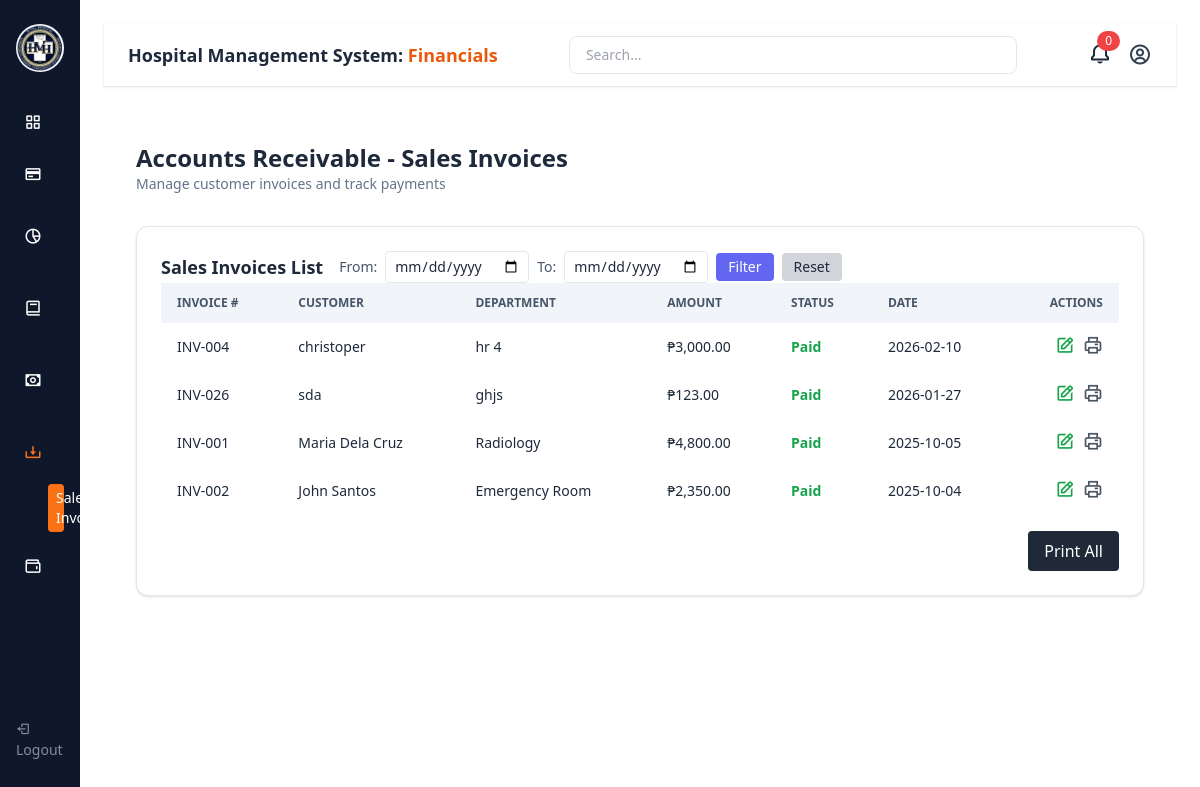
The app's page /pages/sales_invoices.php with its own data.
### tables this page shows
CREATE TABLE `collections` (
  `id` int(11) NOT NULL,
  `invoice_no` varchar(50) NOT NULL,
  `customer` varchar(255) NOT NULL,
  `department` varchar(100) DEFAULT NULL,
  `amount` decimal(12,2) DEFAULT 0.00,
  `status` enum('Paid','Pending','Overdue') NOT NULL DEFAULT 'Pending',
  `date` date NOT NULL,
  `created_at` timestamp NOT NULL DEFAULT current_timestamp()
);

### pages/sales_invoices.php (the view, shortened to what this page needs)
<?php
include '../layout/adminLayout.php';
require_once __DIR__ . '/../api/db.php';
$rowsHtml = '';
$sql = "SELECT * FROM collections WHERE LOWER(TRIM(status)) LIKE '%paid%' ORDER BY date DESC";
$res = $conn->query($sql);
if ($res) {
  while ($r = $res->fetch_assoc()) {
    $invoice = htmlspecialchars($r['invoice_no'] ?? '');
    $customer = htmlspecialchars($r['customer'] ?? '');
    $department = htmlspecialchars($r['department'] ?? '');
    $amount = isset($r['amount']) ? number_format((float)$r['amount'],2) : '0.00';
    $status = htmlspecialchars($r['status'] ?? '');
    $date = htmlspecialchars($r['date'] ?? '');
  $rowsHtml .= "<tr>\n" .
         "<td class=\"px-4 py-3 font-medium\">{$invoice}</td>\n" .
         "<td class=\"px-4 py-3\">{$customer}</td>\n" .
         "<td class=\"px-4 py-3\">{$department}</td>\n" .
         "<td class=\"px-4 py-3\">₱{$amount}</td>\n" .
         "<td class=\"px-4 py-3\"><span class=\"font-semibold text-green-600\">{$status}</span></td>\n" .
         "<td class=\"px-4 py-3\">{$date}</td>\n" .
         "<td class=\"px-4 py-3 text-right\">\n" .
         "  <div class=\"inline-flex items-center gap-2 justify-end\">\n" .
         "    <button type=\"button\" class=\"text-green-600 hover:text-green-800 btn-edit\" data-invoice=\"{$invoice}\" data-customer=\"{$customer}\" data-department=\"{$department}\" data-amount=\"{$amount}\" data-status=\"{$status}\" data-date=\"{$date}\">\n" .
         "      <i class=\"bx bx-edit text-xl\"></i>\n" .
         "    </button>\n" .
         "    <button type=\"button\" class=\"text-gray-600 hover:text-gray-800 btn-print\" data-invoice=\"{$invoice}\">\n" .
         "      <i class=\"bx bx-printer text-xl\"></i>\n" .
         "    </button>\n" .
         "  </div>\n" .
         "</td>\n" .
         "</tr>\n";
  }
} else {
  $rowsHtml = "<tr><td colspan=\"7\" class=\"px-4 py-6 text-center text-slate-600\">No paid invoices found or DB error.</td></tr>";
}
$children = '
<main class="flex-1 p-8 overflow-y-auto max-h-screen">
  <div class="flex justify-between items-center mb-8">
    <div>
      <h1 class="text-2xl font-bold text-slate-800">Accounts Receivable - Sales Invoices</h1>
      <p class="text-sm text-slate-500">Manage customer invoices and track payments</p>
    </div>
  </div>
  <div class="bg-white p-6 rounded-xl border border-slate-200 shadow">
    <div class="overflow-x-auto">
      <div class="flex items-center gap-4">
        <h3 class="text-lg font-semibold">Sales Invoices List</h3>
        <div class="flex items-center gap-2">
          <label class="text-sm text-slate-600">From:</label>
          <input type="date" id="filterFrom" class="border rounded px-2 py-1 text-sm" />
          <label class="text-sm text-slate-600">To:</label>
          <input type="date" id="filterTo" class="border rounded px-2 py-1 text-sm" />
          <button id="filterBtn" class="px-3 py-1 bg-indigo-500 text-white text-sm rounded">Filter</button>
          <button id="resetFilterBtn" class="px-3 py-1 bg-gray-300 text-sm rounded">Reset</button>
        </div>
      </div>
  <table id="collectionsTable" class="min-w-full text-sm">
  <thead>
    <tr class="bg-slate-100 text-left text-slate-600 uppercase text-xs">
      <th class="px-4 py-3">Invoice #</th>
      <th class="px-4 py-3">Customer</th>
      <th class="px-4 py-3">Department</th>
      <th class="px-4 py-3">Amount</th>
      <th class="px-4 py-3">Status</th>
      <th class="px-4 py-3">Date</th>
      <th class="px-4 py-3 text-right">Actions</th>
    </tr>
  </thead>
  <tbody>
    ' . $rowsHtml . '
  </tbody>
</table>
      <div class="mt-4 flex justify-end">
        <button id="printAllBtn" class="px-4 py-2 bg-gray-800 text-white rounded">Print All</button>
      </div>
    </div>
  </div>
</main>
<link href="https://unpkg.com/boxicons@2.1.4/css/boxicons.min.css" rel="stylesheet">
<link rel="stylesheet" type="text/css" href="https://cdn.jsdelivr.net/npm/toastify-js/src/toastify.min.css">
';
adminLayout($children);
?>

### layout/adminLayout.php (shortened to what this page needs)
<?php
function adminLayout($children) {
    $currentPage = basename($_SERVER['PHP_SELF']);
?>
<!DOCTYPE html>
<html lang="en">
<head>
  <script src="https://cdn.tailwindcss.com"></script>
  <link href="https://unpkg.com/boxicons@2.1.4/css/boxicons.min.css" rel="stylesheet">
  <link href="https://cdnjs.cloudflare.com/ajax/libs/toastify-js/1.12.0/toastify.min.css" rel="stylesheet">
</head>
<body class="bg-white text-slate-800 font-sans flex flex-col min-h-screen">
  <div class="flex flex-1">
    <aside class="group w-20 hover:w-60 transition-all duration-300 bg-slate-900 flex flex-col py-6 justify-between text-white">
      <div class="flex flex-col items-center group-hover:items-start px-4 space-y-8">
        <div class="flex justify-center items-center w-12 h-12">
          <img src="../images/logo.jpg" alt="Logo" class="w-12 h-12 object-contain rounded-full">
        </div>
        <nav class="flex flex-col space-y-4 text-xl w-full">
          <a href="reports.php" class="flex items-center space-x-3 px-2 py-2 rounded <?php echo ($currentPage=='reports.php') ? 'bg-orange-500 text-white' : 'hover:bg-slate-800'; ?>">
            <i class='bx bx-grid-alt text-lg'></i>
          </a>
          <a href="collections.php" class="flex items-center space-x-3 px-2 py-2 rounded <?php echo ($currentPage=='collections.php') ? 'bg-orange-500 text-white' : 'hover:bg-slate-800'; ?>">
            <i class='bx bx-credit-card text-lg'></i>
          </a>
          <div class="w-full">
            <button onclick="toggleBudgetDropdown()" class="flex items-center justify-between w-full px-2 py-2 hover:text-orange-400 <?php echo ($currentPage=='budget_planning.php' || $currentPage=='budget_allocation.php' || $currentPage=='budget_request.php') ? 'text-orange-500' : ''; ?>">
              <span class="flex items-center space-x-3">
                <i class='bx bx-pie-chart-alt-2 text-lg'></i>
              </span>
            </button>
          </div>
          <div class="w-full">
            <button onclick="toggleDropdown()" class="flex items-center justify-between w-full px-2 py-2 hover:text-orange-400 <?php echo ($currentPage=='general_ledger.php' || $currentPage=='chart_of_accounts.php' || $currentPage=='journal_entry.php') ? 'text-orange-500' : ''; ?>">
              <span class="flex items-center space-x-3">
                <i class='bx bx-book text-lg'></i>
              </span>
            </button>
          </div>
          <div class="w-full">
            <button onclick="togglePayableDropdown()" class="flex items-center justify-between w-full px-2 py-2 hover:text-orange-400
              <?php echo ($currentPage=='invoices.php' || $currentPage=='payments.php' || $currentPage=='accounts_payable.php') ? 'text-orange-500' : ''; ?>">
              <span class="flex items-center space-x-3">
                <i class='bx bx-money text-lg'></i>
              </span>
            </button>
          </div>
          <div class="w-full">
            <button onclick="toggleReceivableDropdown()" class="flex items-center justify-between w-full px-2 py-2 hover:text-orange-400
              <?php echo ($currentPage=='sales_invoices.php' || $currentPage=='accounts_receivable.php') ? 'text-orange-500' : ''; ?>">
              <span class="flex items-center space-x-3">
                <i class='bx bx-download text-lg'></i>
              </span>
            </button>
            <div id="receivableDropdown" class="ml-8 mt-1 hidden flex-col space-y-2">
              <a href="sales_invoices.php" class="block px-2 py-1 text-sm rounded
                <?php echo ($currentPage=='sales_invoices.php') ? 'bg-orange-500 text-white' : 'hover:bg-slate-800'; ?>">
                Sales Invoices
              </a>
            </div>
          </div>
          <a href="disbursement.php" class="flex items-center space-x-3 px-2 py-2 rounded <?php echo ($currentPage=='disbursement.php') ? 'bg-orange-500 text-white' : 'hover:bg-slate-800'; ?>">
            <i class='bx bx-wallet text-lg'></i>
          </a>
        </nav>
      </div>
      <button class="mb-4 text-sm opacity-50 text-center group-hover:text-left px-4" onclick="logoutUser()">
        <i class='bx bx-log-out'></i> Logout
      </button>
    </aside>
<main class="p-6 w-full">
  <div class="bg-white shadow px-6 py-3 flex justify-between items-center mb-6 relative">
    <div class="text-lg font-bold text-slate-800">
      Hospital Management System: <span class="text-orange-600">Financials</span>
    </div>
    <div class="flex-1 mx-6 max-w-md">
      <form method="GET" action="">
        <input
          type="text"
          name="search"
          placeholder="Search..."
          class="w-full border rounded-lg px-4 py-2 text-sm focus:outline-none focus:ring-2 focus:ring-orange-500"
        />
      </form>
    </div>
    <div class="flex items-center space-x-4 relative">
<div class="relative">
  <button id="notifBtn" class="relative text-2xl">
    <i class='bx bx-bell'></i>
    <span id="notifCount" class="absolute -top-2 -right-2 bg-red-500 text-white text-xs px-2 py-0.5 rounded-full">0</span>
  </button>
</div>
      <button onclick="toggleProfileMenu()" class="flex items-center space-x-2 focus:outline-none relative">
        <i class='bx bx-user-circle text-2xl text-slate-700'></i>
      </button>
    </div>
  </div>
  <div>
    <?php echo $children; ?>
  </div>
</main>
  </div>
</body>
</html>
<?php
}
?>

### layout/adminLayout.php (style rules this page uses)
html, body { height: 100%; overflow: auto; }

### records on screen
collections: invoice_no "INV-004", customer "christoper", department "hr 4", amount "3,000.00", status "Paid", date "2026-02-10"
collections: invoice_no "INV-026", customer "sda", department "ghjs", amount "123.00", status "Paid", date "2026-01-27"
collections: invoice_no "INV-001", customer "Maria Dela Cruz", department "Radiology", amount "4,800.00", status "Paid", date "2025-10-05"
collections: invoice_no "INV-002", customer "John Santos", department "Emergency Room", amount "2,350.00", status "Paid", date "2025-10-04"
